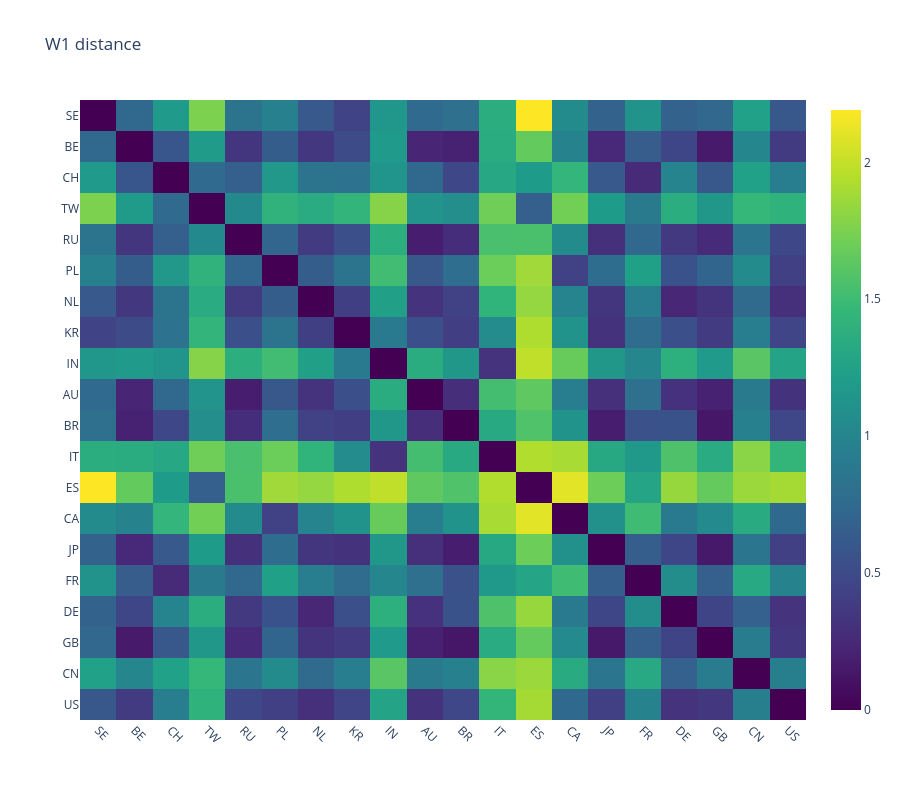

The notebook cell this image was saved under:
### Code cell
uf.plotly_heatmap(df_country_dist_w1_world,
                  # x_labels=df_country_dist_w1_world.index.astype(str).to_list(),
                  # y_labels=df_country_dist_w1_world.columns.astype(str).to_list(),
                  x_labels=uf.top_n_countries_by_articles(20),
                  y_labels=uf.top_n_countries_by_articles(20),
                  x_type="country",
                  y_type="country",
                  x_name="Country (x)",
                  y_name="Country (y)",
                  z_name="Distance",
                  title="W1 distance",
                  line_height=40)

### Figure 1 — Plotly figure (JSON) as saved in the notebook; plotly's stock layout.template omitted (floating-point values rounded to 4 significant figures; data arrays with more than 128 entries replaced by an {"elided": "..."} marker saying what was removed)
{"data": [{"colorscale": [[0.0, "#440154"], [0.1111, "#482878"], [0.2222, "#3e4989"], [0.3333, "#31688e"], [0.4444, "#26828e"], [0.5556, "#1f9e89"], [0.6667, "#35b779"], [0.7778, "#6ece58"], [0.8889, "#b5de2b"], [1.0, "#fde725"]], "customdata": {"elided": "20x20x2 str values"}, "hovertemplate": "<b>Country (x): </b>%{customdata[0]}<br><b>Country (y): </b>%{customdata[1]}<br><b>Distance: </b> %{z:.3f}<br><extra></extra>", "x": ["SE", "BE", "CH", "TW", "RU", "PL", "NL", "KR", "IN", "AU", "BR", "IT", "ES", "CA", "JP", "FR", "DE", "GB", "CN", "US"], "y": ["SE", "BE", "CH", "TW", "RU", "PL", "NL", "KR", "IN", "AU", "BR", "IT", "ES", "CA", "JP", "FR", "DE", "GB", "CN", "US"], "z": {"elided": "220x220 float values"}, "type": "heatmap"}], "layout": {"xaxis": {"tickangle": 45, "automargin": true}, "yaxis": {"autorange": "reversed", "automargin": true}, "title": {"text": "W1 distance"}, "height": 800}}
